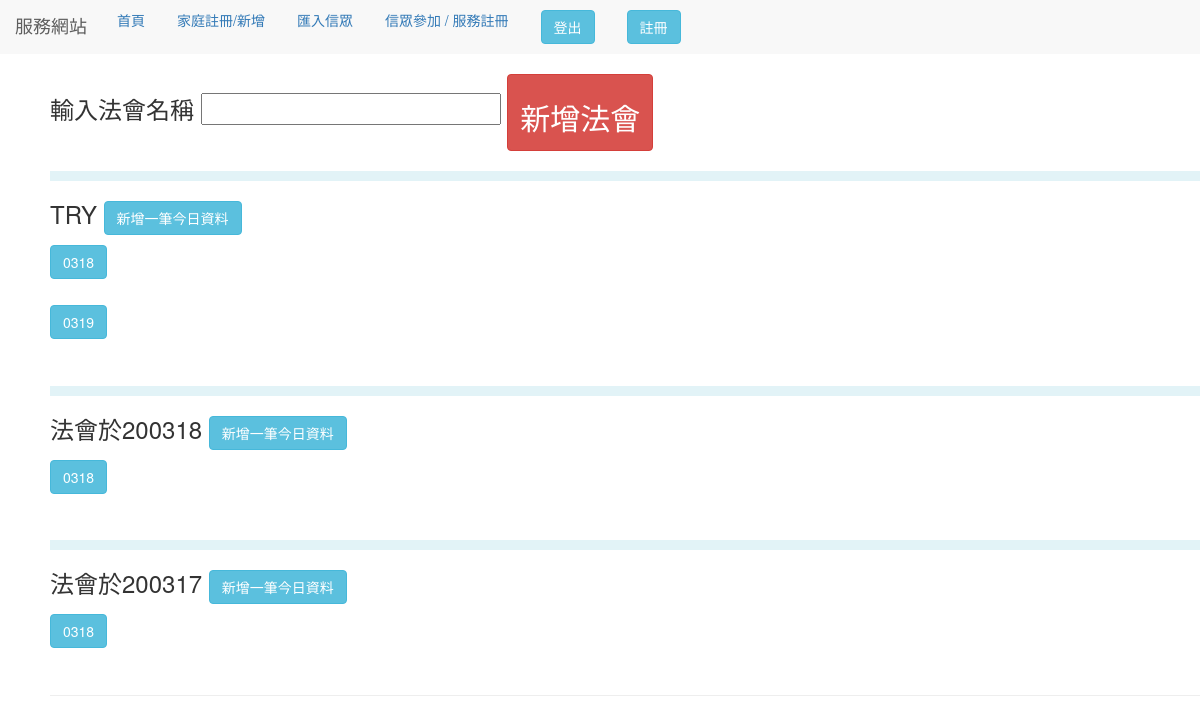
The app's page /join_activity (signed in) with its own data.
### use_app/models.py (models this page shows, shortened)
class Day(models.Model):
    date_name = models.CharField(max_length=12)
    class Meta:
        verbose_name_plural = '法會日期'

class every_day(models.Model):
    Day_date = models.ForeignKey(
		Day,
		related_name='name',
		null=True,
		blank=True,
		on_delete=models.CASCADE
    )
    date  = models.CharField(max_length=12)
    one_lights = models.TextField(blank=True)
    two_lights = models.TextField(blank=True)
    three_lights = models.TextField(blank=True)
    four_lights = models.TextField(blank=True)
    five_lights = models.TextField(blank=True)
    class Meta:
        verbose_name_plural = '燈的紀錄'

### use_app/views.py (the view)
# urls.py: path('join_activity', views.join_activity,name="join_activity"),
@login_required(login_url='/use_login')
def join_activity(request):
    if request.method == "POST":
        if not Day.objects.filter(
                date_name=request.POST["activity_name"]).exists():
            Day.objects.create(date_name=request.POST["activity_name"])
        else:
            error = "名字已經使用過了"
    Days = Day.objects.all().order_by("-id")
    every_days = every_day.objects.all()
    return render(request, "choose.html", locals())

### templates/choose.html (shortened to what this page needs)
{% extends "base.html" %} {% block title %} 首頁 {% endblock %} {% block message %}
<link rel="stylesheet" href="//code.jquery.com/ui/1.12.1/themes/base/jquery-ui.css">
<div style="margin-left:50px;">
    <form method="post">
        輸入法會名稱
        <input name="activity_name">
        <button type="submit" class="btn btn-danger">
            <h2 style="text-align:center;">新增法會</h2>
        </button>
    </form>
    {% for Day in Days %}
    <hr style="border: 5px solid rgba(155, 213, 228, 0.295);">
    <h3>{{Day.date_name}}
        <button class="btn btn-info add_button" id="{{Day.id}}">
            新增一筆今日資料
        </button>
    </h3>
    {%for every in every_days %}
    {%if every.Day_date.id == Day.id %}
    <button class="btn btn-info go" value="{{ every.date}}" name="{{Day.id}}" >
        {{every.date}}
    </button> <br><br>
    {% endif %}
    {%endfor %}
    {%endfor %}
    {% endblock %}

### records on screen
Day: date_name "TRY"
every_day: date "0318"
every_day: date "0319"
Day: date_name "法會於200318"
every_day: date "0318"
Day: date_name "法會於200317"
every_day: date "0318"
